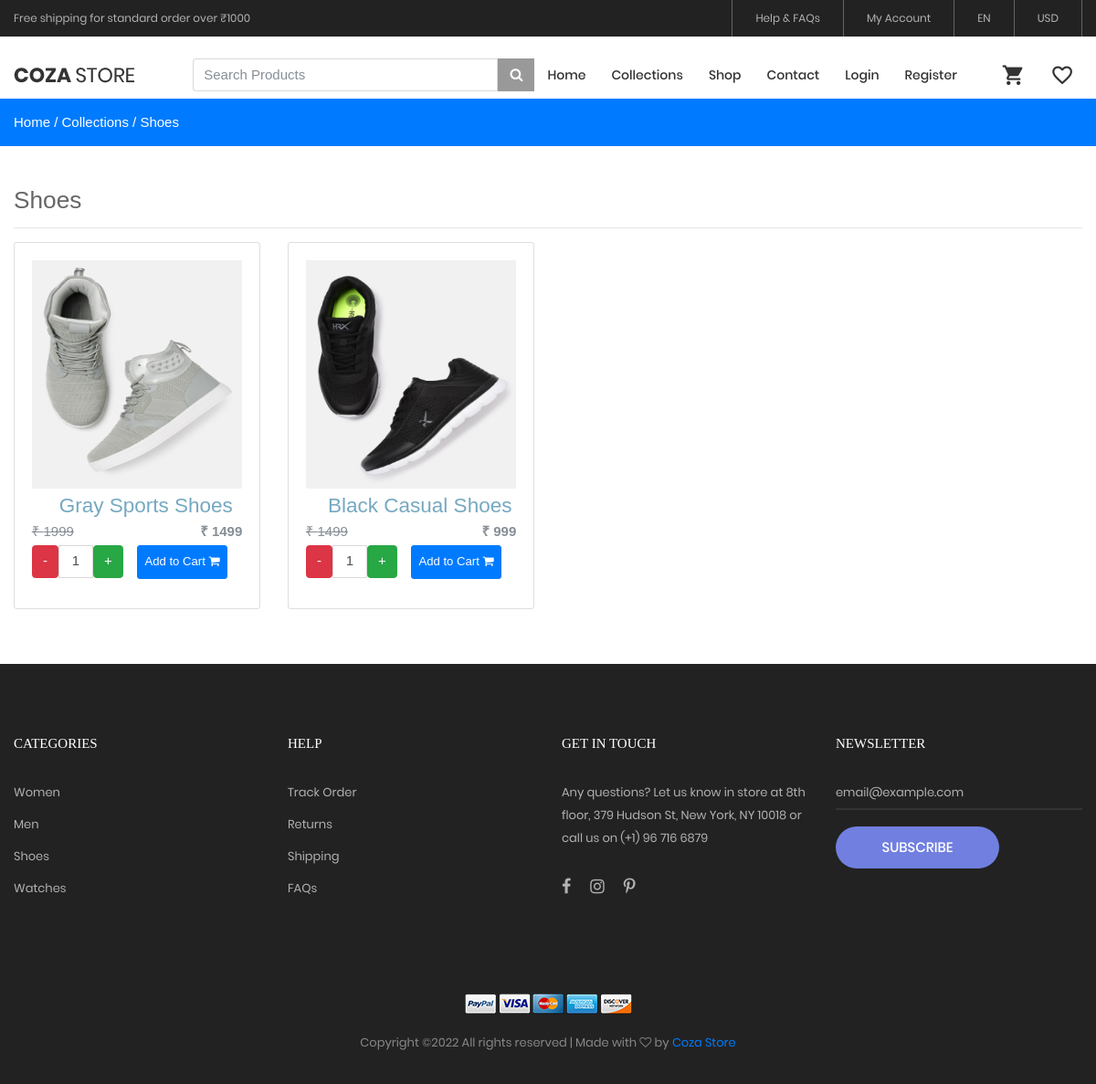
Page /collections/shoes on the committed database.
### ecom/models.py (models this page shows, shortened)
class Category(models.Model):
    slug = models.CharField(max_length=150, null=False, blank=False)
    name = models.CharField(max_length=150, null=False, blank=False)
    image = models.ImageField(upload_to=get_file_path, null=True, blank=True)
    description = models.TextField(max_length=500, null=False, blank=False)
    status = models.BooleanField(default=False, help_text="0=default, 1=Hidden")
    trending = models.BooleanField(default=False, help_text="0=default, 1=Trending")
    meta_title = models.CharField(max_length=150, null=False, blank=False)
    meta_keywords = models.CharField(max_length=150, null=False, blank=False)
    meta_description = models.TextField(max_length=500, null=False, blank=False)
    created_at = models.DateTimeField(auto_now_add=True)

class Product(models.Model):
    category = models.ForeignKey(Category, on_delete=models.CASCADE)
    slug = models.CharField(max_length=150, null=False, blank=False)
    name = models.CharField(max_length=150, null=False, blank=False)
    product_image = models.ImageField(upload_to=get_file_path, null=True, blank=True)
    small_description = models.TextField(max_length=250, null=False, blank=False)
    quantity = models.IntegerField(null=False, blank=False)
    description = models.TextField(max_length=500, null=False, blank=False)
    original_price = models.FloatField(null=False, blank=False)
    selling_price = models.FloatField(null=False, blank=False)
    status = models.BooleanField(default=False, help_text="0=default, 1=Hidden")
    trending = models.BooleanField(default=False, help_text="0=default, 1=Trending")
    tag = models.CharField(max_length=150, null=False, blank=False)
    meta_title = models.CharField(max_length=150, null=False, blank=False)
    meta_keywords = models.CharField(max_length=150, null=False, blank=False)
    meta_description = models.TextField(max_length=500, null=False, blank=False)
    created_at = models.DateTimeField(auto_now_add=True)

### ecom/views.py (the view)
# urls.py: path('collections/<str:slug>', collectionsview,name='collectionsview'),
def collectionsview(request, slug):
    if(Category.objects.filter(slug=slug, status=0)):
        products = Product.objects.filter(category__slug=slug)
        category = Category.objects.filter(slug=slug).first()
        context = {'products': products, 'category': category}
        return render(request, 'products/index.html', context)
    else:
        messages.warning(request, "No such category found")
        return redirect('collections')

### ecom/templates/products/index.html (shortened to what this page needs)
{% extends 'layouts/main.html' %}
{% load static %}
{% block content %}
<br><br><br>
<div class="py-3 bg-primary">
    <div class="container">
        <a class="text-white" href="{% url 'home' %}"> Home /</a>
        <a class="text-white" href="{% url 'collections' %}"> Collections /</a>
        <a class="text-white" href="{% url 'collectionsview' category.slug %}"> {{ category.name }} </a>
    </div>
</div>
    <div class="container my-5">
        <div class="row">
            <div class="col-md-12">
                <h3> {{ category.name }} </h3>
                <hr>
                <div class="row">
                    {% for item in products %}
                    <div class="col-md-3 product_data">
                        <div class="card mb-3">
                            <a href="{% url 'productview' item.category.slug item.slug %}">
                                <div class="card-body">
                                    <div class="category-image">
                                        <img src="{{ item.product_image.url }}" alt="Product image" width="246px" height="250px" class="w-100" />
                                    </div>
                                    <h4 class="text-center mt-2 proname"> {{ item.name }} </h4>
                                    <span class="float-left text-secondary mt-1"> <s>₹ {{ item.original_price | stringformat:'d' }}</s> </span>
                                    <span class="float-right text-secondary mt-1"> <b>₹ {{ item.selling_price | stringformat:'d' }}</b> </span>
                                    <br>
                                    <div class="row mt-2">
                                        <div class="col-md-6">
                                            <div class="input-group text-center mb-3">
                                                <button class="input-group-text decrement-btn quantity-left-minus btn btn-danger btn-number">-</button>
                                                <input type="text" name="quantity" class="form-control qty-input text-center" value="1">
                                                <button class="quantity-right-plus btn btn-success btn-number input-group-text increment-btn">+</button>
                                            </div>
                                        </div>
                                        <div class="col-md-6 px-0">
                                            <span class="mb-2">
                                                {% if item.quantity > 0 %}
                                                    <button type="button" class="btn btn-primary btn-sm mr-3 py-2 addToCartBtn">Add to Cart <i class="fa fa-shopping-cart"></i></button>
                                                {% else %}
                                                    <button type="button" class="btn btn-danger mr-3 py-2 btn-sm disabled">Out of Stock</button>
                                                {% endif %}
                                            </span>
                                        </div>
                                    </div>
                                </div>
                            </a>
                        </div>
                    </div>
                    {% endfor %}
                </div>
            </div>
        </div>
    </div>
{% endblock content %}

### rows in the picture
Category: name "Shoes"
Product: product_image (picture), name "Gray Sports Shoes", original_price "1999", selling_price "1499", quantity "Add to Cart"
Product: product_image (picture), name "Black Casual Shoes", original_price "1499", selling_price "999", quantity "Add to Cart"
